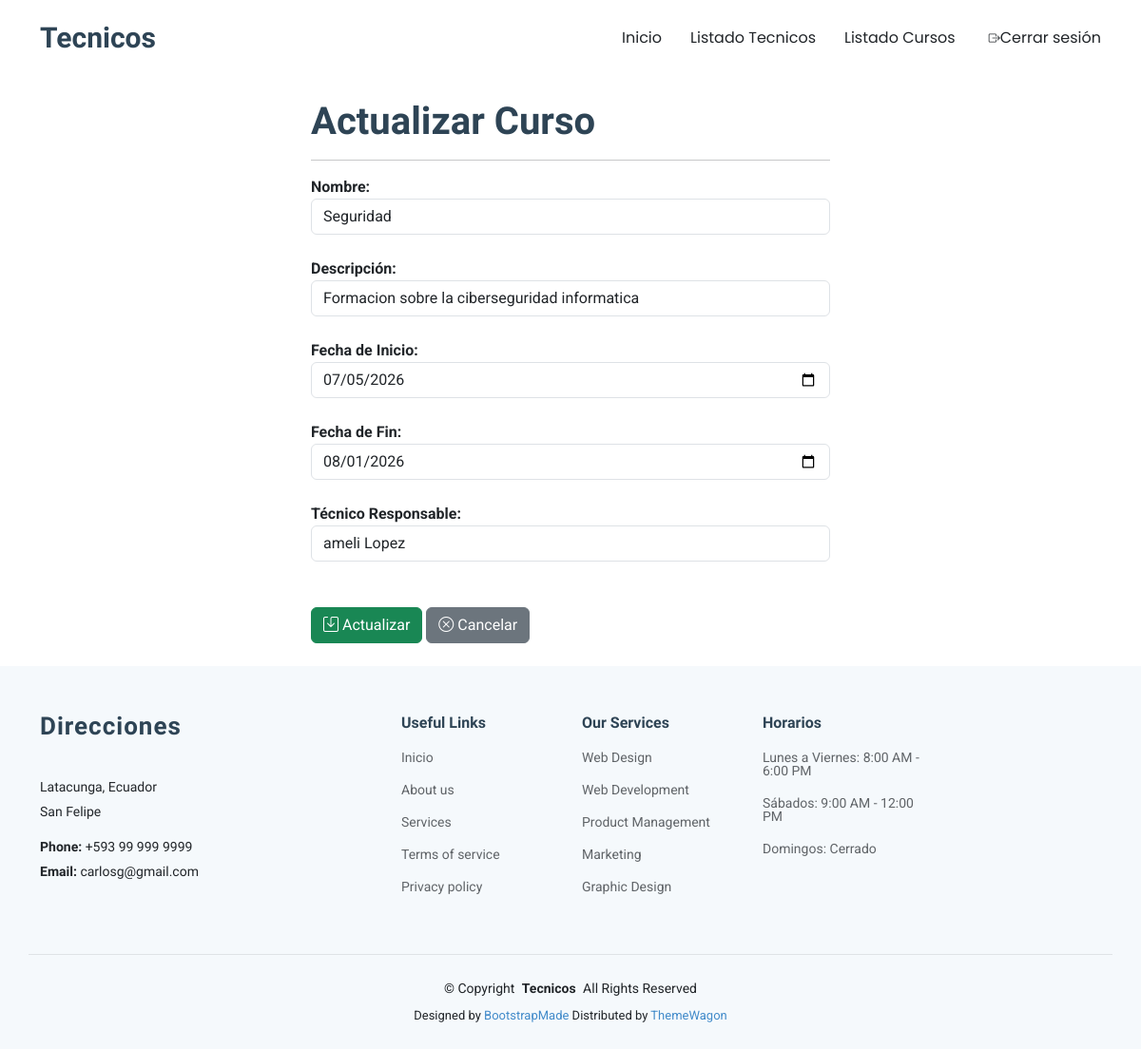
/editarCurso/3/ (signed in), run on the app's committed database.
### Info/models.py (models this page shows, shortened)
class Cursos(models.Model):
    id = models.AutoField(primary_key=True)
    nombre = models.CharField(max_length=100)
    descripcion = models.TextField()
    fecha_inicio = models.DateField()
    fecha_fin = models.DateField()
    tecnico = models.ForeignKey(Tecnico, on_delete=models.CASCADE, null=True, blank=True)

class Tecnico(models.Model):
    id = models.AutoField(primary_key=True)
    nombre = models.CharField(max_length=100)
    apellido = models.CharField(max_length=100)
    telefono = models.CharField(max_length=20)
    especialidad = models.CharField(max_length=100)
    foto = models.FileField(upload_to='fotos_tecnicos', blank=True, null=True)

### Info/views.py (the view)
# urls.py: path('editarCurso/<id>/', views.editarCurso),
@login_required
def editarCurso(request, id):
    cursoEditar = Cursos.objects.get(id=id)
    tecnicos = Tecnico.objects.all()  # Obtener todos los técnicos para el dropdown
    return render(request, 'editarCurso.html', {'curso': cursoEditar, 'tecnicos': tecnicos})

### Info/templates/editarCurso.html (shortened to what this page needs)
{% extends "./plantillaPrincipal.html" %}
{% block contenido %}
    <div class="container">
        <div class="row">
            <div class="col-md-3"></div>
            <div class="col-md-6">
                <br>
                <h1><b>Actualizar Curso</b></h1>
                <hr>
                <form id="form_actualizar_curso" action="/procesarActualizacionCurso/" method="post">
                    <b>Nombre:</b> <br>
                    <input required minlength="3" maxlength="20" value="{{ curso.nombre }}" placeholder="Ingrese el nombre del Curso" class="form-control" type="text" name="nombre">
                    <br>
                    <b>Descripción:</b> <br>
                    <input required minlength="3" maxlength="100" value="{{ curso.descripcion }}" placeholder="Ingrese la descripción del Curso" class="form-control" type="text" name="descripcion">
                    <br>
                    <b>Fecha de Inicio:</b> <br>
                    <input required value="{{ curso.fecha_inicio|date:'Y-m-d' }}" class="form-control" type="date" name="fecha_inicio">
                    <br>
                    <b>Fecha de Fin:</b> <br>
                    <input required value="{{ curso.fecha_fin|date:'Y-m-d' }}" class="form-control" type="date" name="fecha_fin">
                    <br>
                    <b>Técnico Responsable:</b> <br>
                    <select required class="form-control" name="tecnico_id">
                        {% for tecnico in tecnicos %}
                            <option value="{{ tecnico.id }}" {% if tecnico.id == curso.tecnico.id %} selected {% endif %}>
                                {{ tecnico.nombre }} {{ tecnico.apellido }}
                            </option>
                        {% endfor %}
                    </select>
                    <br>
                    <br>
                    <button class="btn btn-success" type="submit">
                        <i class="bi bi-save"></i>
                        Actualizar
                    </button>
                    <a href="/listadoCursos/" class="btn btn-secondary">
                        <i class="bi bi-x-circle"></i>
                        Cancelar
                    </a>
                </form>
                <br>
            </div>
        </div>
    </div>
{% endblock %}

### GestionTecnicos/static/assets/css/main.css (style rules this page uses)
:root { --default-font: "Roboto", system-ui, -apple-system, "Segoe UI", Roboto, "Helvetica Neue", Arial, "Noto Sans", "Liberation Sans", sans-serif, "Apple Color Emoji", "Segoe UI Emoji", "Segoe UI Symbol", "Noto Color Emoji"; --heading-font: "Raleway", sans-serif; --nav-font: "Poppins", sans-serif; }
:root { --background-color: #ffffff; --default-color: #212529; --heading-color: #2e4455; --accent-color: #428bca; --surface-color: #ffffff; --contrast-color: #ffffff; }
:root { --nav-color: #212529; --nav-hover-color: #428bca; --nav-mobile-background-color: #ffffff; --nav-dropdown-background-color: #ffffff; --nav-dropdown-color: #212529; --nav-dropdown-hover-color: #428bca; }
:root { scroll-behavior: smooth; }
body { color: var(--default-color); background-color: var(--background-color); font-family: var(--default-font); }
a { color: var(--accent-color); text-decoration: none; transition: 0.3s; }
h1, h2, h3, h4, h5, h6 { color: var(--heading-color); font-family: var(--heading-font); }

### data on the page
Cursos: nombre "Seguridad", descripcion "Formacion sobre la ciberseguridad informatica", fecha_inicio "07/05/2026", fecha_fin "08/01/2026", tecnico_id "ameli Lopez"
